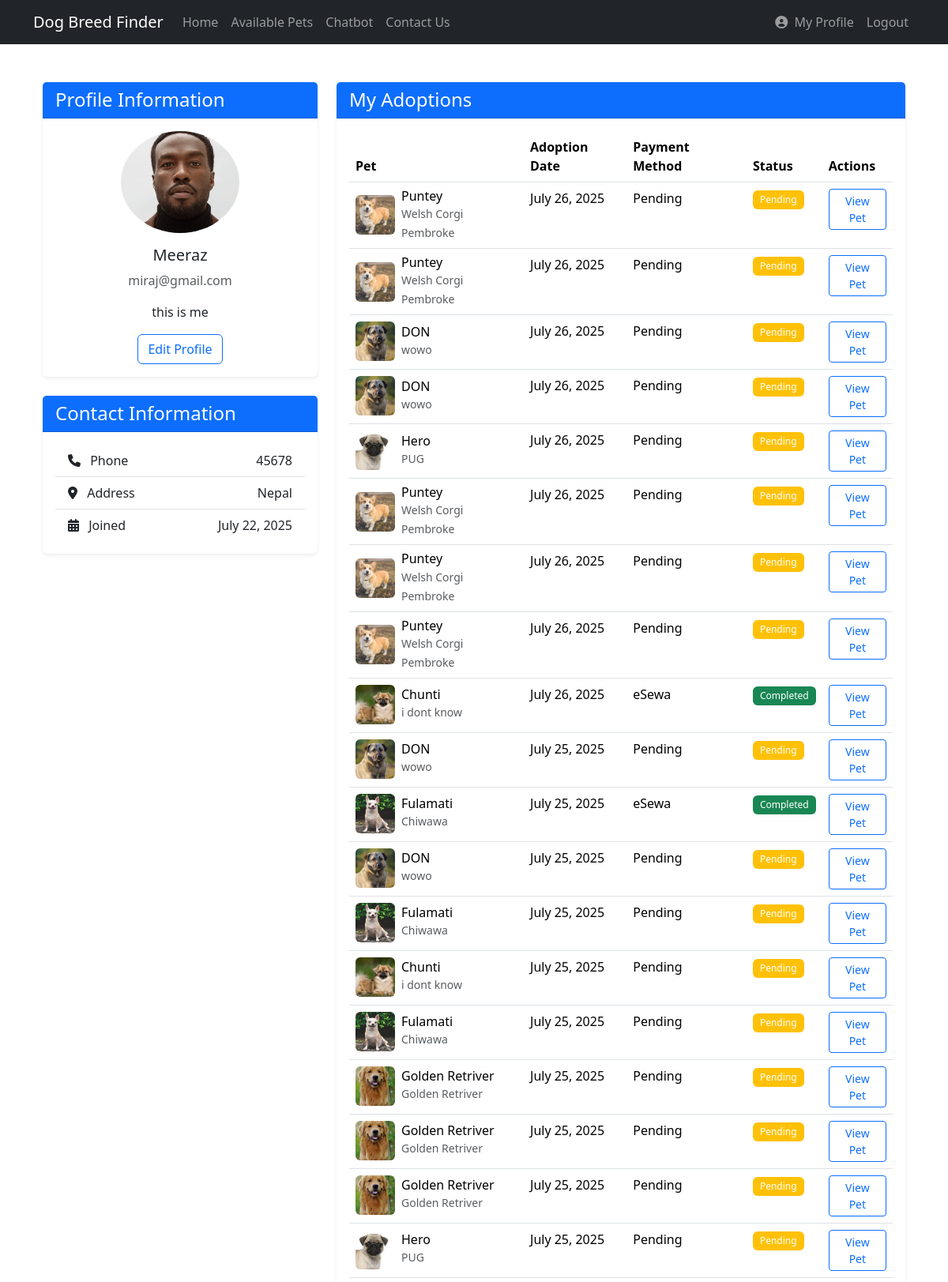
Screenshot of /profile/ (signed in, upper part) with the database file from the repository.
### breed_finder/models.py (models this page shows, shortened)
class CustomUser(AbstractUser):
    email = models.EmailField(unique=True)
    is_email_verified = models.BooleanField(default=False)
    date_joined = models.DateTimeField(auto_now_add=True)
    USERNAME_FIELD = 'email'
    REQUIRED_FIELDS = ['username']

class UserProfile(models.Model):
    user = models.OneToOneField(CustomUser, on_delete=models.CASCADE, related_name='profile')
    bio = models.TextField(blank=True, null=True)
    profile_picture = models.ImageField(upload_to='profile_pictures/', blank=True, null=True)
    phone_number = models.CharField(max_length=15, blank=True, null=True)
    address = models.TextField(blank=True, null=True)
    created_at = models.DateTimeField(auto_now_add=True)
    updated_at = models.DateTimeField(auto_now=True)

class Pet(models.Model):
    GENDER_CHOICES = [
        ('M', 'Male'),
        ('F', 'Female'),
    ]
    STATUS_CHOICES = [
        ('AVAILABLE', 'Available for Adoption'),
        ('PENDING', 'Adoption Pending'),
        ('ADOPTED', 'Adopted'),
    ]
    name = models.CharField(max_length=100)
    breed = models.CharField(max_length=100)
    age_years = models.IntegerField(default=0)
    age_months = models.IntegerField(default=0)
    gender = models.CharField(max_length=1, choices=GENDER_CHOICES)
    description = models.TextField()
    image = models.ImageField(upload_to='pets/')
    status = models.CharField(max_length=10, choices=STATUS_CHOICES, default='AVAILABLE')
    price = models.DecimalField(max_digits=10, decimal_places=2, default=1000.00)
    created_at = models.DateTimeField(auto_now_add=True)
    updated_at = models.DateTimeField(auto_now=True)

### payment/models.py (models this page shows, shortened)
class Payment(models.Model):
    PAYMENT_METHOD_CHOICES = [
        ('KHALTI', 'Khalti'),
        ('ESEWA', 'eSewa'),
        ('PENDING', 'Pending')
    ]
    PAYMENT_STATUS_CHOICES = [
        ('PENDING', 'Pending'),
        ('INITIATED', 'Initiated'),
        ('COMPLETED', 'Completed'),
        ('FAILED', 'Failed'),
        ('EXPIRED', 'Expired'),
        ('REFUNDED', 'Refunded'),
        ('CANCELLED', 'Cancelled')
    ]
    user = models.ForeignKey(settings.AUTH_USER_MODEL, on_delete=models.CASCADE)
    pet = models.ForeignKey(Pet, on_delete=models.CASCADE)
    amount = models.DecimalField(max_digits=10, decimal_places=2)
    payment_method = models.CharField(max_length=10, choices=PAYMENT_METHOD_CHOICES)
    payment_status = models.CharField(max_length=10, choices=PAYMENT_STATUS_CHOICES)
    transaction_id = models.CharField(max_length=100, blank=True, null=True)
    transaction_uuid = models.CharField(max_length=36, unique=True, null=True)  # Store UUID as string
    pidx = models.CharField(max_length=100, blank=True, null=True)  # Khalti payment ID
    signature = models.TextField(blank=True, null=True)  # eSewa signature
    payment_url = models.URLField(blank=True, null=True)  # Payment gateway URL
    error_message = models.TextField(blank=True, null=True)
    created_at = models.DateTimeField(auto_now_add=True)
    updated_at = models.DateTimeField(auto_now=True)

### breed_finder/views.py (the view)
# urls.py: path('profile/', views.user_profile, name='user_profile'),
@login_required
def user_profile(request):
    adoptions = Payment.objects.filter(user=request.user).order_by('-created_at')
    return render(request, 'breed_finder/user_profile.html', {
        'adoptions': adoptions
    })

### breed_finder/templates/breed_finder/user_profile.html (shortened to what this page needs)
{% extends 'breed_finder/base.html' %}
{% block content %}
<div class="container mt-5">
    <div class="row">
        <div class="col-md-4">
            <div class="card mb-4">
                <div class="card-header bg-primary text-white">
                    <h4 class="mb-0">Profile Information</h4>
                </div>
                <div class="card-body text-center">
                    {% if user.profile.profile_picture %}
                        <img src="{{ user.profile.profile_picture.url }}" alt="Profile Picture" class="img-fluid rounded-circle mb-3" style="max-width: 150px;">
                    {% else %}
                        <div class="bg-light rounded-circle d-inline-flex justify-content-center align-items-center mb-3" style="width: 150px; height: 150px;">
                            <i class="fas fa-user fa-5x text-secondary"></i>
                        </div>
                    {% endif %}
                    <h5>{{ user.username }}</h5>
                    <p class="text-muted">{{ user.email }}</p>
                    <p>{{ user.profile.bio|default:"No bio provided" }}</p>
                    <div class="mt-3">
                        <a href="{% url 'breed_finder:edit_profile' %}" class="btn btn-outline-primary">Edit Profile</a>
                    </div>
                </div>
            </div>
            <div class="card">
                <div class="card-header bg-primary text-white">
                    <h4 class="mb-0">Contact Information</h4>
                </div>
                <div class="card-body">
                    <ul class="list-group list-group-flush">
                        <li class="list-group-item d-flex justify-content-between align-items-center">
                            <span><i class="fas fa-phone me-2"></i> Phone</span>
                            <span>{{ user.profile.phone_number|default:"Not provided" }}</span>
                        </li>
                        <li class="list-group-item d-flex justify-content-between align-items-center">
                            <span><i class="fas fa-map-marker-alt me-2"></i> Address</span>
                            <span>{{ user.profile.address|default:"Not provided" }}</span>
                        </li>
                        <li class="list-group-item d-flex justify-content-between align-items-center">
                            <span><i class="fas fa-calendar-alt me-2"></i> Joined</span>
                            <span>{{ user.date_joined|date:"F j, Y" }}</span>
                        </li>
                    </ul>
                </div>
            </div>
        </div>
        <div class="col-md-8">
            <div class="card mb-4">
                <div class="card-header bg-primary text-white">
                    <h4 class="mb-0">My Adoptions</h4>
                </div>
                <div class="card-body">
                    {% if adoptions %}
                        <div class="table-responsive">
                            <table class="table table-hover">
                                <thead>
                                    <tr>
                                        <th>Pet</th>
                                        <th>Adoption Date</th>
                                        <th>Payment Method</th>
                                        <th>Status</th>
                                        <th>Actions</th>
                                    </tr>
                                </thead>
                                <tbody>
                                    {% for payment in adoptions %}
                                    <tr>
                                        <td>
                                            <div class="d-flex align-items-center">
                                                <img src="{{ payment.pet.image.url }}" alt="{{ payment.pet.name }}" class="rounded me-2" style="width: 50px; height: 50px; object-fit: cover;">
                                                <div>
                                                    <h6 class="mb-0">{{ payment.pet.name }}</h6>
                                                    <small class="text-muted">{{ payment.pet.breed }}</small>
                                                </div>
                                            </div>
                                        </td>
                                        <td>{{ payment.created_at|date:"F j, Y" }}</td>
                                        <td>{{ payment.get_payment_method_display }}</td>
                                        <td>
                                            {% if payment.payment_status == 'COMPLETED' %}
                                                <span class="badge bg-success">Completed</span>
                                            {% elif payment.payment_status == 'PENDING' or payment.payment_status == 'INITIATED' %}
                                                <span class="badge bg-warning">Pending</span>
                                            {% elif payment.payment_status == 'FAILED' %}
                                                <span class="badge bg-danger">Failed</span>
                                            {% else %}
                                                <span class="badge bg-secondary">{{ payment.get_payment_status_display }}</span>
                                            {% endif %}
                                        </td>
                                        <td>
                                            <a href="{% url 'breed_finder:pet_detail' payment.pet.id %}" class="btn btn-sm btn-outline-primary">View Pet</a>
                                        </td>
                                    </tr>
                                    {% endfor %}
                                </tbody>
                            </table>
                        </div>
                    {% endif %}
                </div>
            </div>
        </div>
    </div>
</div>
{% endblock %}

### breed_finder/templates/breed_finder/base.html (style rules this page uses)
body { display: flex; flex-direction: column; min-height: 100vh; margin: 0; }

### breed_finder/templates/breed_finder/user_profile.html (style rules this page uses)
.card { border: none; box-shadow: 0 0.125rem 0.25rem rgba(0, 0, 0, 0.075); margin-bottom: 1.5rem; }
.card-header { font-weight: 500; }
.list-group-item { border-left: none; border-right: none; }
.badge { font-weight: 500; padding: 0.5em 0.75em; }

### rows the page displays
CustomUser: profile.profile_picture (picture), username "Meeraz", email "miraj@gmail.com", profile.bio "this is me", profile.phone_number "45678", profile.address "Nepal", date_joined "July 22, 2025"
Payment: pet.image (picture), pet.name "Puntey", pet.breed "Welsh Corgi Pembroke", created_at "July 26, 2025", payment_method "Pending", payment_status "Pending"
Payment: pet.image (picture), pet.name "Puntey", pet.breed "Welsh Corgi Pembroke", created_at "July 26, 2025", payment_method "Pending", payment_status "Pending"
Payment: pet.image (picture), pet.name "DON", pet.breed "wowo", created_at "July 26, 2025", payment_method "Pending", payment_status "Pending"
Payment: pet.image (picture), pet.name "DON", pet.breed "wowo", created_at "July 26, 2025", payment_method "Pending", payment_status "Pending"
Payment: pet.image (picture), pet.name "Hero", pet.breed "PUG", created_at "July 26, 2025", payment_method "Pending", payment_status "Pending"
Payment: pet.image (picture), pet.name "Puntey", pet.breed "Welsh Corgi Pembroke", created_at "July 26, 2025", payment_method "Pending", payment_status "Pending"
Payment: pet.image (picture), pet.name "Puntey", pet.breed "Welsh Corgi Pembroke", created_at "July 26, 2025", payment_method "Pending", payment_status "Pending"
Payment: pet.image (picture), pet.name "Puntey", pet.breed "Welsh Corgi Pembroke", created_at "July 26, 2025", payment_method "Pending", payment_status "Pending"
Payment: pet.image (picture), pet.name "Chunti", pet.breed "i dont know", created_at "July 26, 2025", payment_method "eSewa", payment_status "Completed"
Payment: pet.image (picture), pet.name "DON", pet.breed "wowo", created_at "July 25, 2025", payment_method "Pending", payment_status "Pending"
Payment: pet.image (picture), pet.name "Fulamati", pet.breed "Chiwawa", created_at "July 25, 2025", payment_method "eSewa", payment_status "Completed"
Payment: pet.image (picture), pet.name "DON", pet.breed "wowo", created_at "July 25, 2025", payment_method "Pending", payment_status "Pending"
Payment: pet.image (picture), pet.name "Fulamati", pet.breed "Chiwawa", created_at "July 25, 2025", payment_method "Pending", payment_status "Pending"
Payment: pet.image (picture), pet.name "Chunti", pet.breed "i dont know", created_at "July 25, 2025", payment_method "Pending", payment_status "Pending"
Payment: pet.image (picture), pet.name "Fulamati", pet.breed "Chiwawa", created_at "July 25, 2025", payment_method "Pending", payment_status "Pending"
Payment: pet.image (picture), pet.name "Golden Retriver", pet.breed "Golden Retriver", created_at "July 25, 2025", payment_method "Pending", payment_status "Pending"
Payment: pet.image (picture), pet.name "Golden Retriver", pet.breed "Golden Retriver", created_at "July 25, 2025", payment_method "Pending", payment_status "Pending"
Payment: pet.image (picture), pet.name "Golden Retriver", pet.breed "Golden Retriver", created_at "July 25, 2025", payment_method "Pending", payment_status "Pending"
Payment: pet.image (picture), pet.name "Hero", pet.breed "PUG", created_at "July 25, 2025", payment_method "Pending", payment_status "Pending"
